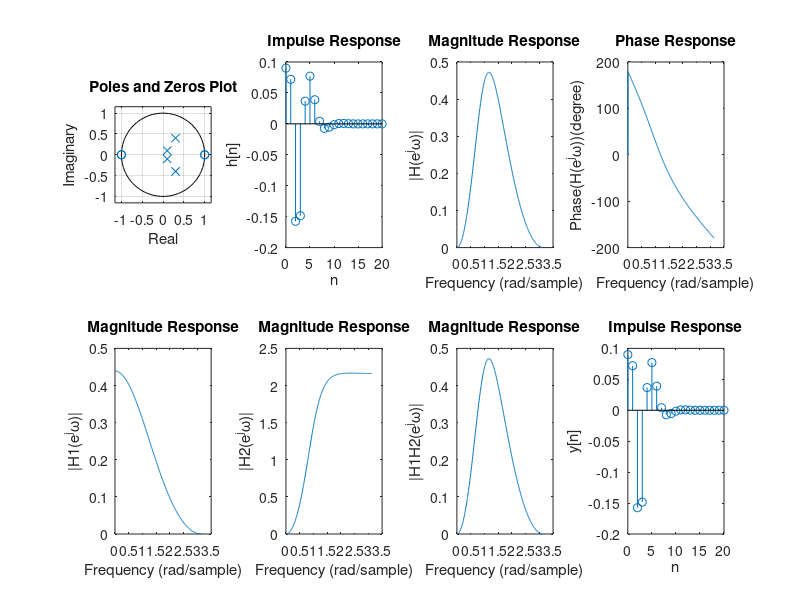

MATLAB code to generate this figure:
clear all; clc;

%%
num = [0.09,0, -0.18,0, 0.09]; 
den = [1,-0.8,0.39,-0.062,0.005];
figure;
subplot(2,4,1);
zplane(num, den);
title('Poles and Zeros Plot');
xlabel('Real');
ylabel('Imaginary');

%%
[r, p, k] = residuez(num, den); 
n = 0:20;


h_n = zeros(size(n));
for i = 1:length(r)
    h_n = h_n + r(i) * p(i).^n;
end
for i = 1:length(k)
    h_n(i) = h_n(i) + k(i);
end
subplot(2,4,2);
stem(n, real(h_n));
title('Impulse Response');
xlabel('n');
ylabel('h[n]');


%%
[~, w] = freqz(num, den); 
mag = abs(freqz(num, den, w));
phase = angle(freqz(num, den, w))*180/pi;

subplot(2, 4, 3);
plot(w, mag); % Plotting magnitude response
title('Magnitude Response');
xlabel('Frequency (rad/sample)');
ylabel('|H(e^j\omega)|');

subplot(2, 4, 4);
plot(w, phase); % Plotting phase response
title('Phase Response');
xlabel('Frequency (rad/sample)');
ylabel('Phase(H(e^j\omega))(degree)');

%%
z=[-1, -1, 1, 1];

p=[0.3+0.4i, 0.3-0.4i,0.1+0.1i,0.1-0.1i];
sos = zp2sos(z, p,0.09); % Second-order sections
disp('Second-Order Sections:');
disp(sos);

%%
b_1=sos(1,[1 2 3]);
a_1=sos(1,[4 5 6]);
b_2=sos(2,[1 2 3]);
a_2=sos(2,[4 5 6]);
disp(b_1);
disp(a_1);
disp(b_2);
disp(a_2);

[~, w_1] = freqz(b_1,a_1); 
mag_1 = abs(freqz(b_1,a_1,w));

subplot(2, 4, 5);
plot(w_1, mag_1); % Plotting magnitude response
title('Magnitude Response');
xlabel('Frequency (rad/sample)');
ylabel('|H1(e^j\omega)|');

[~, w_2] = freqz(b_2,a_2); 
mag_2 = abs(freqz(b_2,a_2,w_2));
subplot(2, 4, 6);
plot(w_2, mag_2); % Plotting magnitude response
title('Magnitude Response');
xlabel('Frequency (rad/sample)');
ylabel('|H2(e^j\omega)|');

mag_ = mag_1.*mag_2;
subplot(2,4,7);
plot(w_1, mag_);
title('Magnitude Response');
xlabel('Frequency (rad/sample)');
ylabel('|H1H2(e^j\omega)|');

correct = true;
i = 1;
for err = abs(mag-mag_)
    if err > 10^-15
        disp('there is difference');
        correct = false;
        i = i + 1;
        disp(i);
        disp(err);
    end
end

if correct
    disp('answer in e is the same as answer in c')
end

%%
x=zeros(size(n));
x(1) = 1;
y=filter(num,den,x);
subplot(2,4,8);
stem(n, real(y));
title('Impulse Response');
xlabel('n');
ylabel('y[n]');

correct_ = true;
i = 1;
for err_ = abs(h_n-y)
    if err_ > 10^-14
        disp('there is difference');
        correct_ = false;
        i = i + 1;
        disp(i);
        disp(err_);
    end
end

if correct_
    disp('answer in f is the same as answer in b')
end
